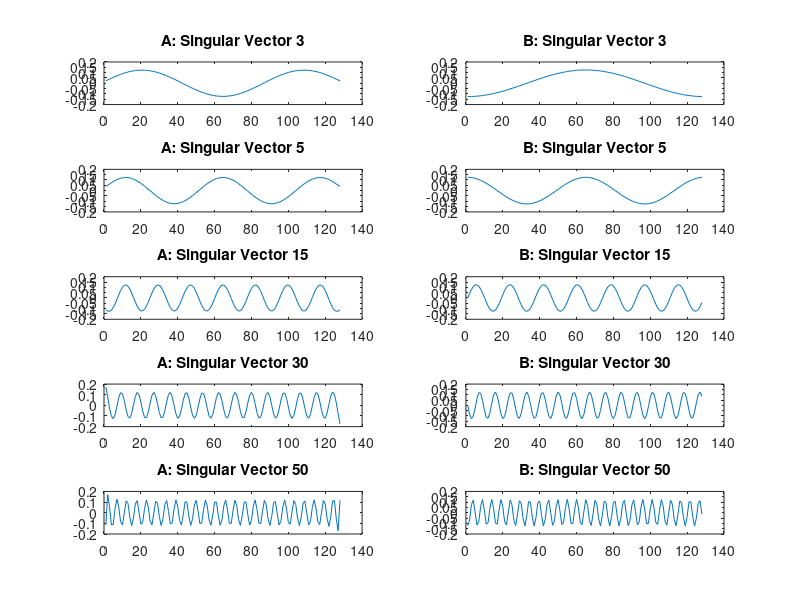

This chart was generated by the following MATLAB code:
p = [1;1;1];
for iii = 1:4
    p = conv(p,p);
end
p = p/sum(p);

nu = (length(p)-1)/2;
n = 128

A = convmtx(p,n);
A = A((nu+1):(end-nu),:);

p_temp = zeros(1,n); 
B = zeros(n); 
p_temp(1:nu+1) = p(nu+1:end);
p_temp(end-(nu-1):end) = p(1:nu);
for jj = 1:n
    B(jj,:) = p_temp(1:n);
    p_temp = circshift(p_temp,1); 
end


f = zeros(128,1);
f(round(end/2):end) = 1;


ma = A*f;
mb = B*f;
rng(0,'twister');
noise = 1/norm(f)*randn(size(A*f));
ma1 = ma + 0.01*noise;
mb1 = mb + 0.01*noise;
ma2 = ma + 0.1*noise;
mb2 = mb + 0.1*noise;

tols = [0.01;0.05;0.1;0.15;0.3;0.4;0.9];

signals = {ma1, ma2, mb1, mb2};
matrices = {A, B};

for i = 1:length(matrices)
    for j = 1:length(signals)
        min_error = inf;
        best_tol = 0;
        for k = 1:length(tols)
            frec = pinv(matrices{i}, tols(k)) * signals{j};
            error = norm(f - frec)/norm(f) * 100;
            if error < min_error
                min_error = error;
                best_tol = tols(k);
            end
        end
        min_error

    end
    
end


% Perform SVD
[UA,DA,VA] = svd(A);
[UB,DB,VB] = svd(B);

% Singular vector indices we want to examine
SV_index = [3, 5, 15, 30, 50];

% Plot singular vectors
figure;
for i = 1:length(SV_index)
    % Singular vector index
    index = SV_index(i);

    % Plot singular vectors of A
    subplot(length(SV_index), 2, 2*i-1);
    plot(VA(:,index));
    title(['A: Singular Vector ', num2str(index)]);

    % Plot singular vectors of B
    subplot(length(SV_index), 2, 2*i);
    plot(VB(:,index));
    title(['B: Singular Vector ', num2str(index)]);
end

